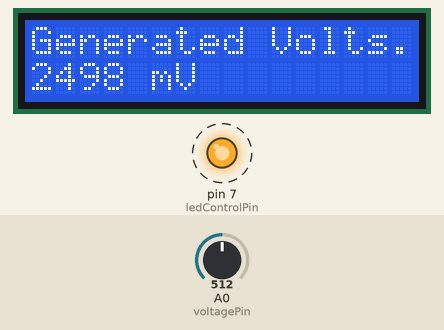
The sketch below on a simulated Arduino Uno, built with avr-gcc and run on an emulated ATmega328P. Shown: 16×2 character LCD, output pins drawn as LEDs (lit = HIGH). Dashed ring = blinking. Inputs (shaded band) come from the test bench; at power-on: A0 (voltagePin) = 512.

Above: at 0.1 s.
1.3 s: A0 (voltagePin) set to 4
At 3.1 s:
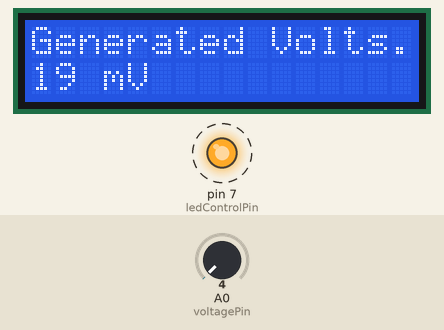
5.6 s: A0 (voltagePin) set to 1
At 6.8 s:
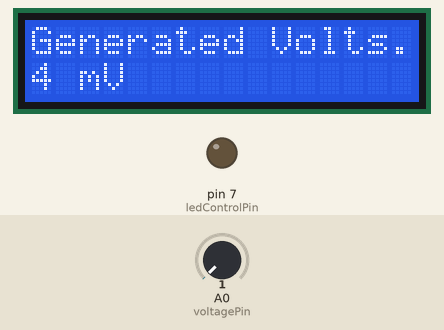
7.1 s: A0 (voltagePin) set to 20
At 7.9 s:
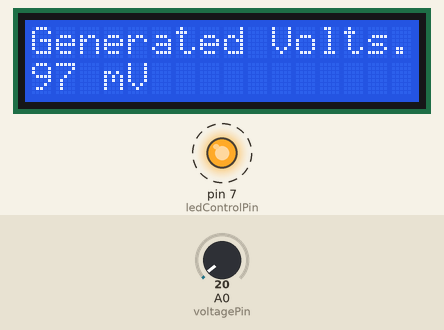
Timing chart, 0 to 15.6 s (numbered marks = the images above; inputs shaded):
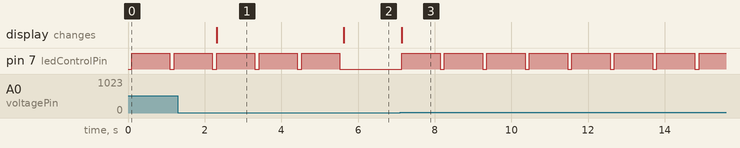

Measured:
- the behaviour switches between 3 and 2 on A0 (voltagePin) (found by bisection; images 1 and 2)
- after the input at 1.3 s, the display: changes after 1.0 s (image 1)
- after the input at 5.6 s, pin 7 (ledControlPin): stays LOW (without the input it goes to HIGH after 0.04 s); the display: changes at once (image 2)
- after the input at 7.1 s, pin 7 (ledControlPin): alternates HIGH for 1.0 s and LOW for 0.11 s, starting at once; the display: changes at once (image 3)
- by itself, pin 7 (ledControlPin): alternates HIGH for 1.0 s and LOW for 0.11 s

The sketch:

footstep_power_generation_system_firmware.ino
```cpp
#include <Wire.h>
#include <LiquidCrystal_I2C.h>

LiquidCrystal_I2C lcd(0x27, 16, 2);  // Use 0x3F if 0x27 doesn't work

const int voltagePin = A0;      // Piezo output connected to A0
const int ledControlPin = 7;    // Pin connected to base of BC547 via 10k resistor
const int threshold = 10;       // Trigger voltage set to 10 mV

void setup() {
  lcd.init();
  lcd.backlight();
  lcd.setCursor(0, 0);
  lcd.print("Generated Volts.:-");

  pinMode(ledControlPin, OUTPUT);  // Set pin 7 as output for LED control
  digitalWrite(ledControlPin, LOW); // Ensure LED is off initially
}

void loop() {
  int analogVal = analogRead(voltagePin);
  int millivolts = analogVal * 4.88;

  lcd.setCursor(0, 1);
  lcd.print(millivolts);
  lcd.print(" mV   ");  // Spaces to clear old values

  // Control LED through BC547 if voltage crosses threshold
  if (millivolts > threshold) {
    digitalWrite(ledControlPin, HIGH);  // Turn on LED
    delay(1000);                         // Keep it on briefly
    digitalWrite(ledControlPin, LOW);   // Turn off LED
  }

  delay(100);
}
```
